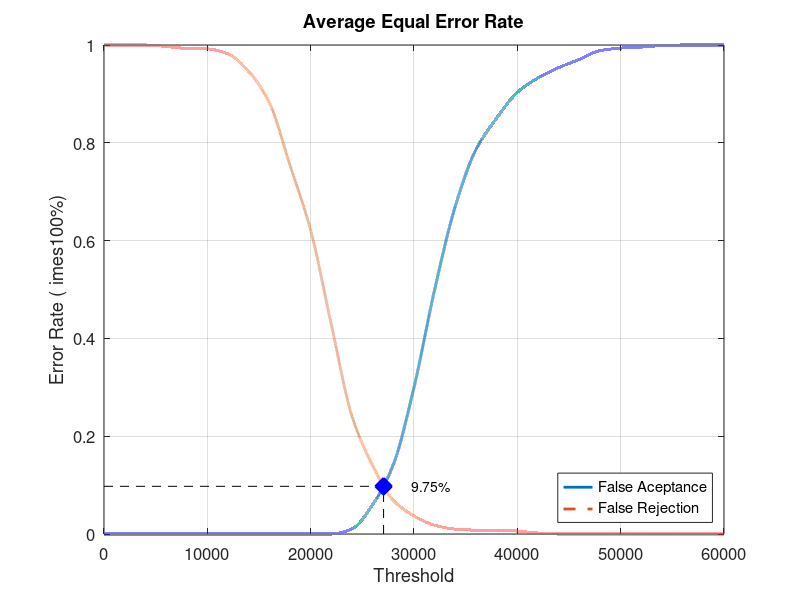
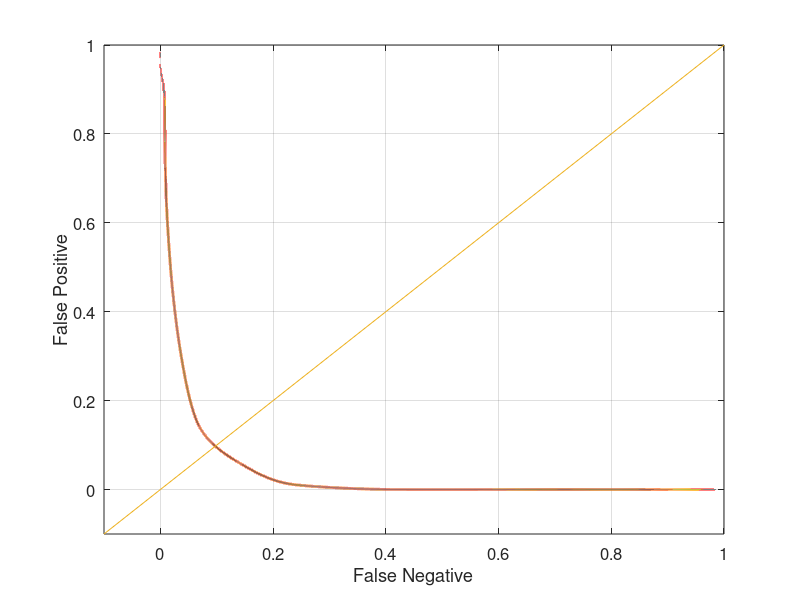

MATLAB code to generate these figures, in order:
close all;
clear;
clc;
x = 0:2000:60000;
xq = 0:0.5:60000;

y0 = [0 0 0 0 0 0 0 0 0 0 0 0 0.0105263 0.06 0.142105 0.3 0.5 0.670526 0.786316 0.850526 0.903158 0.932632 0.953684 0.970526 0.988421 0.993684 0.99579 0.998947 1 1 1]
yy0 = interp1(x, y0, xq, 'pchip');
y1 = [1 1 1 0.997 0.993 0.992 0.982 0.946 0.882 0.754 0.621 0.428 0.241 0.14 0.069 0.037 0.018 0.01 0.008 0.008 0.006 0.002 0 0 0 0 0 0 0 0 0]
yy1 = interp1(x, y1, xq, 'pchip');

% Calculating EER: 
y2 = abs(y0 - y1);
find(y2 == min(y2))
yy2 = abs(yy0 - yy1);
xEER = find(yy2 == min(yy2));
xEERIndex = xq(xEER) % X-axis EER
yEER = yy0(xEER) % Y-axis EER

main = figure
plot(xq, yy0,'-','LineWidth', 2);	hold on
plot(xq, yy1,'--','LineWidth', 2);	hold on
plot([xEERIndex xEERIndex], [0 yEER], 'k--');	hold on
plot([0 xEERIndex], [yEER yEER], 'k--');	hold on
plot(xEERIndex, yEER, 'bx', 'LineWidth', 10);	hold on
text(xEERIndex + 10 * xEERIndex / 100, yEER, [num2str(round((10000 * yEER)) / 100) '%'])
legend('False Aceptance', 'False Rejection', 'Location', 'SouthEast')
xlabel('Threshold')
ylabel('Error Rate (	imes100%)')
title('Average Equal Error Rate')
set(gca, 'FontSize', 12)
axis([0 60000 0 1])
grid on

print(main, 'Database4AverageMain', '-dpng');
FNRxFPR = figure('Color', [1 1 1]);
plot(yy1, yy0, '-', yy1, yy0, 'LineWidth', 2);
hold on
y = -0.1:0.1:1
plot(y, y); 
set(gca, 'FontSize', 12)
xlabel('False Negative')
ylabel('False Positive')
axis([-0.1 1 -0.1 1])
set(gca, 'FontSize', 12)
grid on

print(FNRxFPR, 'Database4AverageFNRxFPR','-dpng');
